Frame 1 (no input): blank canvas, image omitted
Frame 60 (no input): blank canvas, image omitted
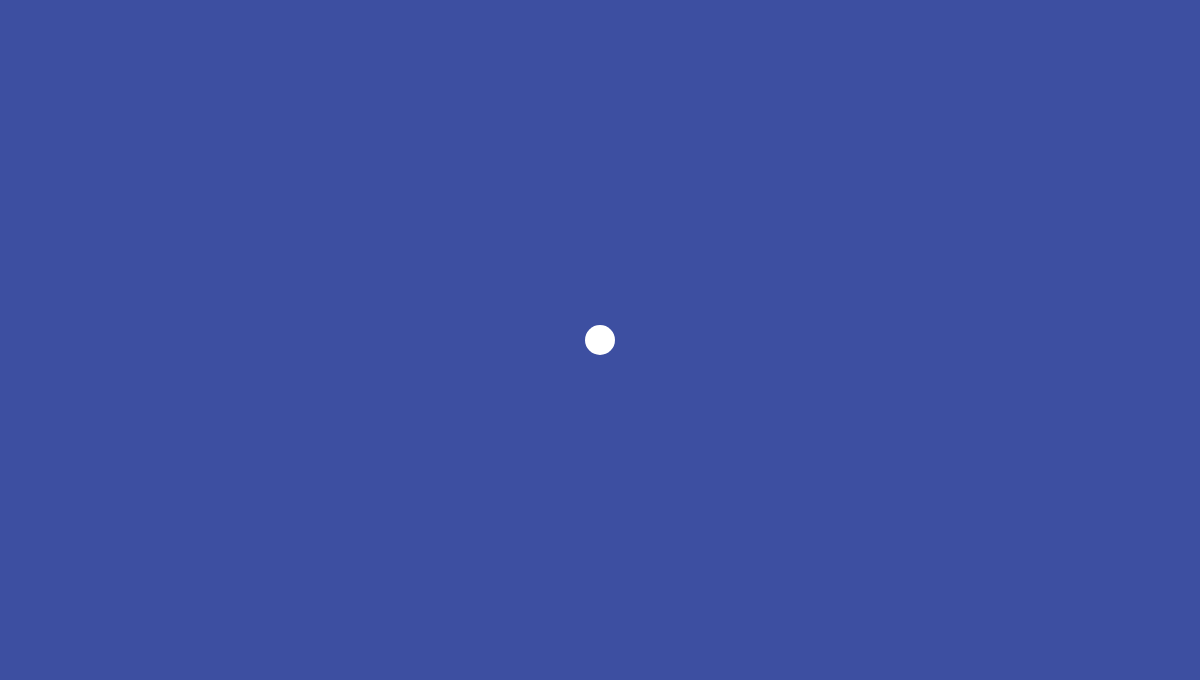
Frame 120 (the mouse pressed at the canvas centre since frame 60)

The p5.js sketch whose frames 1 and 60 were blank and that drew this single picture after the mouse press (run headless with seeded random() and noise() and a simulated clock; from frame 60 on, the mouse is pressed at the canvas centre):

// p5.js sketch
// ── sketch.js
let points = [];
let sticks = [];
let startpoint;
let endpoint;
let startSim = false;

class Point
{
  constructor(position, isLocked)
  {
    this.position = position;
    this.PrevPosition = this.position.copy();
    this.locked = isLocked;
  }

  equals(other)
  {
    return this.position.equals(other.position);
  }
}

class Stick
{
  constructor(pointA, pointB)
  {
    this.pointA = pointA;
    this.pointB = pointB;
    this.length = p5.Vector.sub(pointA.position, pointB.position).mag();
  }
}

function setup()
{
  createCanvas(1200, 680);
}

function draw()
{
  background(color(61, 79, 161));
  stroke(200);
  strokeWeight(5);
  sticks.forEach((s) =>
  {
    line(s.pointA.position.x, s.pointA.position.y, s.pointB.position.x, s.pointB.position.y);
  });
  noStroke();
  points.forEach((p) =>
  {
    if(p.locked)
      fill(245, 66, 66);
    else
      fill(255);
    circle(p.position.x, p.position.y, 30);
  });
  if(startSim)
    Simulate();
}

function Simulate()
{
  let gravity = createVector(0, 30);
  let dT2 = 0.015;
  points.forEach((p) =>
  {
    if(!p.locked)
    {
      let temp = p.position.copy();
      p.position.add(p5.Vector.sub(p.position, p.PrevPosition));
      p.position.add(p5.Vector.mult(gravity, dT2));
      p.PrevPosition = temp;
    }
  });
  for(let i = 0;i < 10;i ++)
  {
    sticks.forEach((s) =>
    {
      let stickCentre = p5.Vector.mult(p5.Vector.add(s.pointA.position, s.pointB.position), 0.5)
      let stickDir = p5.Vector.sub(s.pointA.position, s.pointB.position);
      stickDir.normalize();
      if(!s.pointA.locked)
        s.pointA.position = p5.Vector.add(stickCentre, p5.Vector.mult(stickDir, s.length / 2));
      if(!s.pointB.locked)
        s.pointB.position = p5.Vector.sub(stickCentre, p5.Vector.mult(stickDir, s.length / 2));
    });
  }
}

function getClosestPoint(mp)
{
  let mindis = -1;
  let cpoint;
  points.forEach((p) =>
  {
    let dis = p5.Vector.sub(p.position, mp).mag();
    if(dis < mindis || mindis == -1)
    {
      mindis = dis;
      cpoint = p;
    }
  });
  return cpoint;
}

function mousePressed()
{
  if(mouseButton == RIGHT)
    startSim = true;
  if(startSim || mouseButton != LEFT)
    return;
  startpoint = undefined;
  let mp = createVector(mouseX, mouseY);
  let cpoint = getClosestPoint(mp);
  let dis = -1;
  if(Boolean(cpoint))
    dis = p5.Vector.sub(mp, cpoint.position).mag();
  if(dis < 15)
    startpoint = cpoint;
  if(dis == -1 || dis > 30)
    points.push(new Point(mp, false));
}

function mouseReleased()
{
  if(startSim || mouseButton != LEFT)
    return;
  endpoint = undefined;
  let mp = createVector(mouseX, mouseY);
  let cpoint = getClosestPoint(mp);
  let dis = -1;
  if(Boolean(cpoint))
    dis = p5.Vector.sub(mp, cpoint.position).mag();
  if(dis < 15)
    endpoint = cpoint;
  if(Boolean(startpoint) && Boolean(endpoint))
  {
    if(startpoint.equals(endpoint))
      startpoint.locked = !startpoint.locked;
    else
      sticks.push(new Stick(startpoint, endpoint));
  }
}
